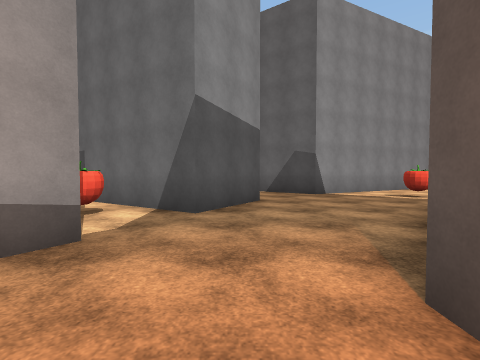
[1] (above)

24 first-person views from a walk through a 3-D level made in the Unity game engine. The camera is 1.4 m above the floor, tilts 2° down and sees 85° across. The floor is counted in squares, 2 m on a side. Each view is taken from the middle of a square. On the plan, view 1 faces up. The plan holds only what a view shows up to about 9 squares ahead; the rest is blank. The place goes on beyond the plan. Some animated figures are not drawn. Surface patterns are stand-ins for the level's own textures.

[2]
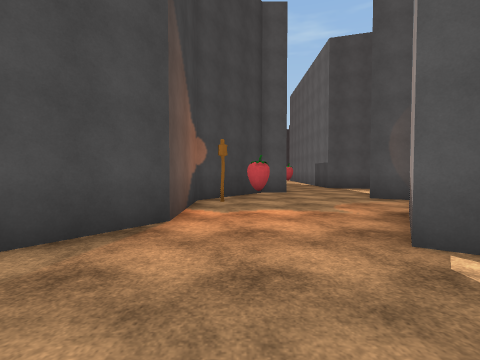

[3]
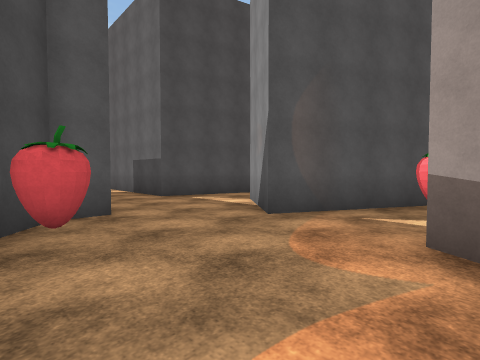

[4]
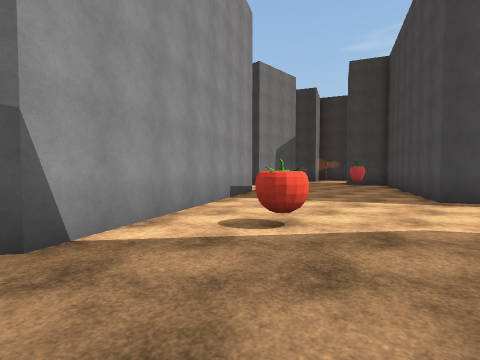

[5]
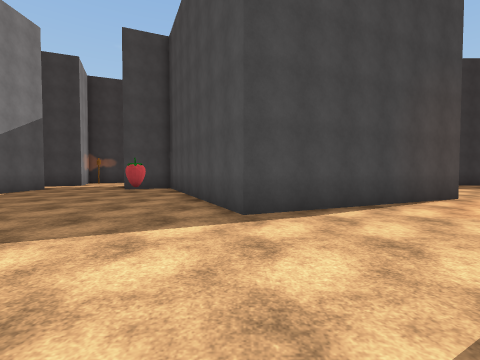

[6]
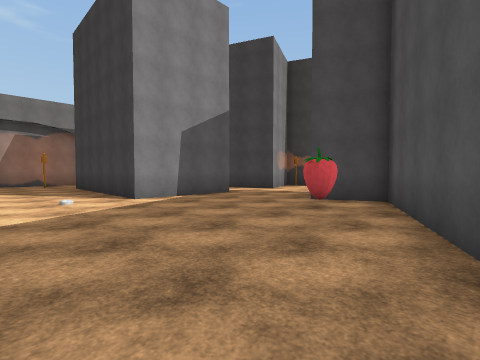

[7]
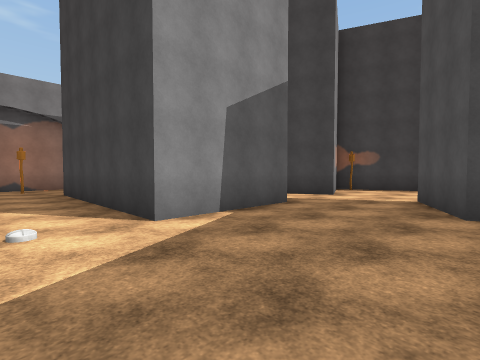

[8]
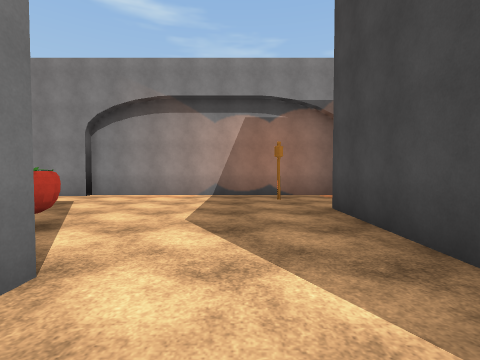

[9]
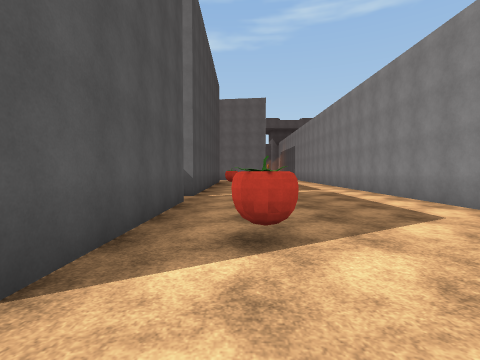

[10]
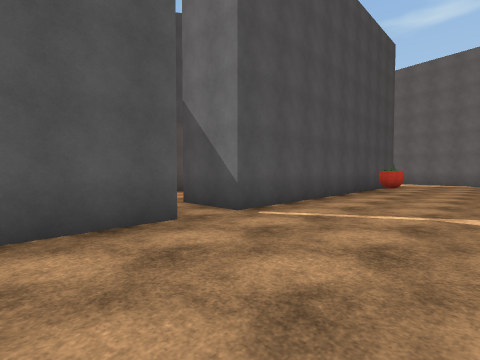

[11]
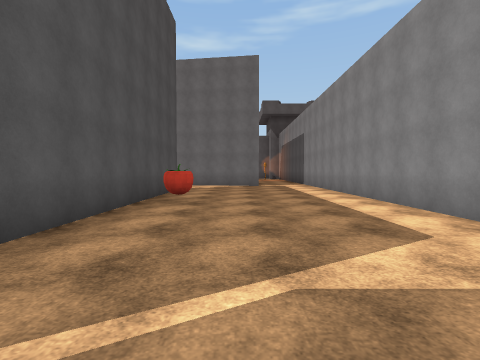

[12]
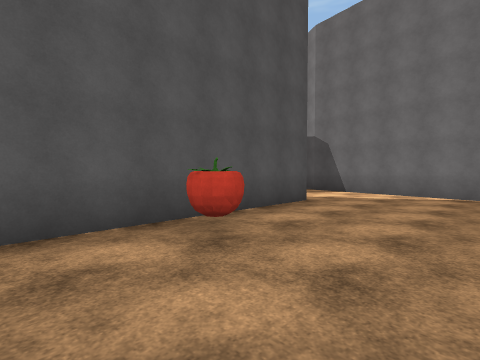

[13]
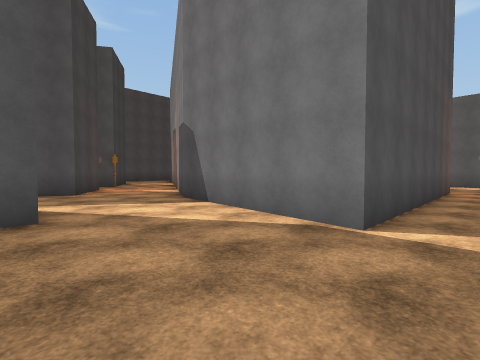

[14]
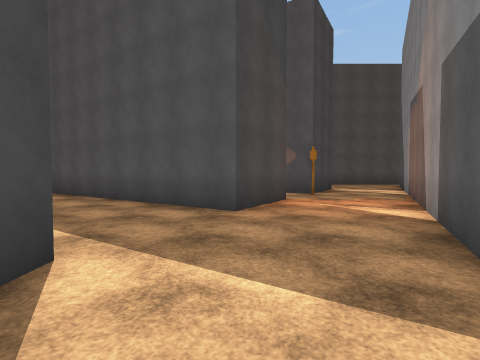

[15]
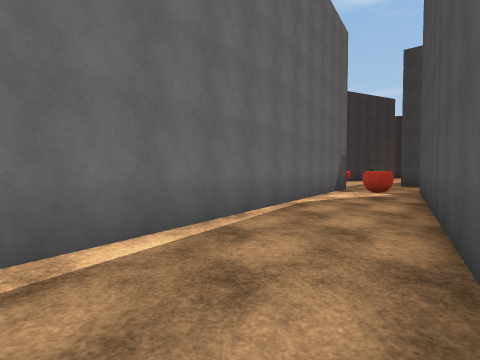

[16]
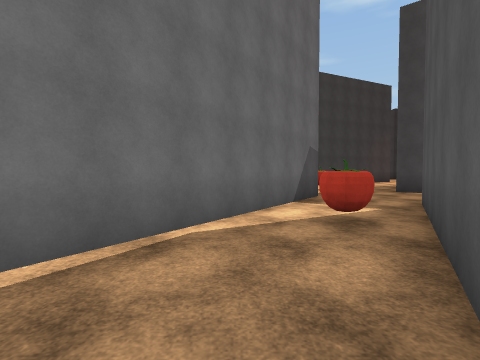

[17]
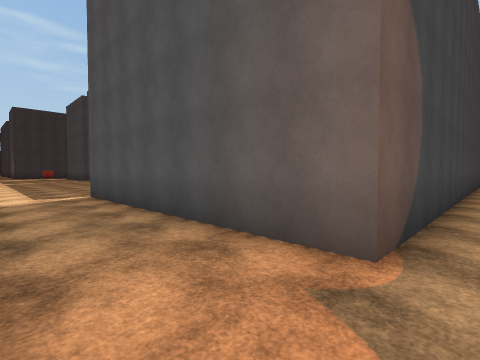

[18]
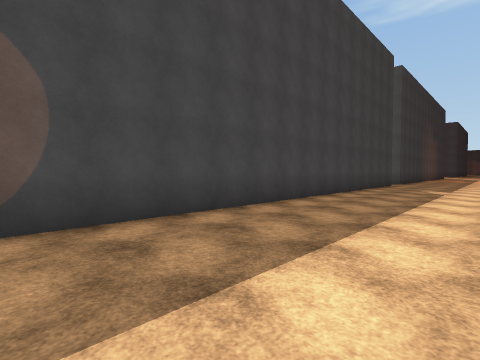

[19]
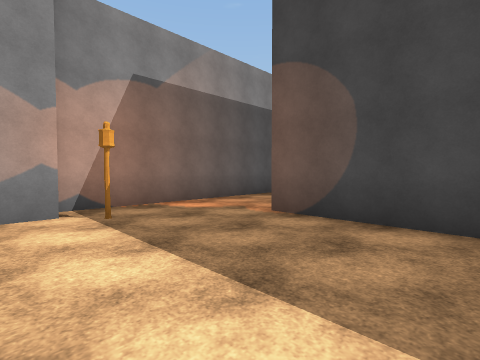

[20]
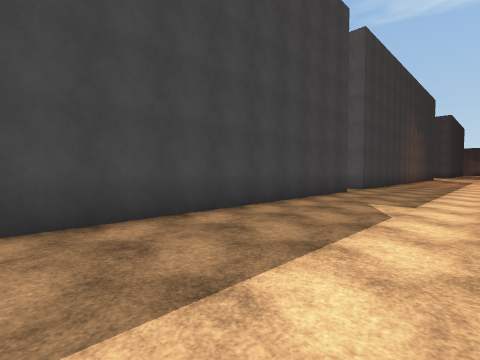

[21]
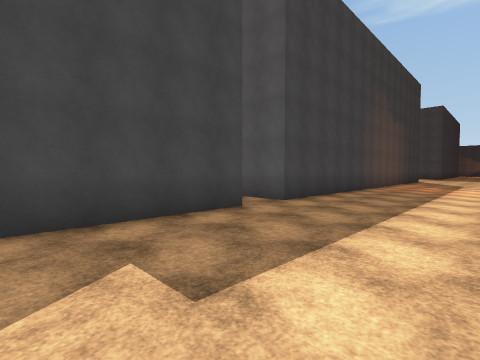

[22]
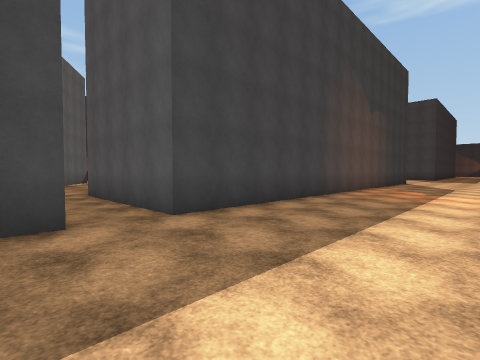

[23]
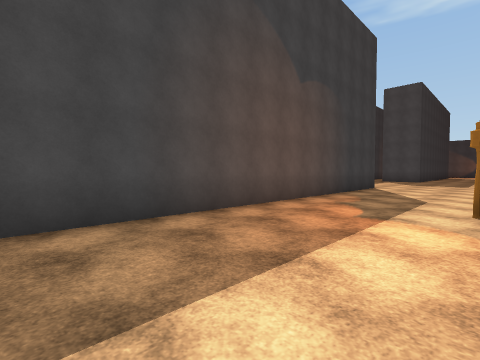

[24]
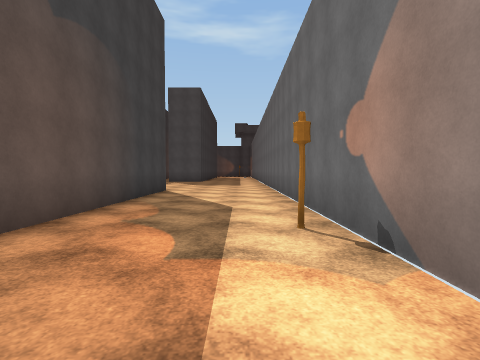

### Floor plan
Points are (right, up) in squares from view 1. A wall is a line through its corners. A room is listed if a view was taken in it or the views show most of it. See-through windows are left out.
Room 1 (views 1, 3)
walls: (-1.5, -3.4) (-0.9, -3.4); (-0.5, -3.1) (1, -1.2) (1, 1.4) (2.1, 2.8); (-3.3, -1.7) (-4.8, -3.5); (-6.3, -4.8) (-3.6, -5.6) (-3.6, -8.2); (-1.6, 2.6) (-3, 0.4)
ways out: opening at (0.5, 4.2) to room 2; opening at (-5, -4); opening at (-3.5, -0.5)
objects: other object (-1, -2)
Room 2 (views 2, 4, 5, 6, 7, 8, 9, 10, 11, 12, 13, 14, 15, 16, 17, 18, 19, 20, 21, 22, 23, 24)
walls: (-6.5, 13.9) (-6.5, 14.5); (-6.6, 15.7) (2.8, 15.7) (2.8, 13.9); (-9.2, 9.5) (-7.9, 11.5) (0.5, 6.2) (-0.7, 4.3) (-3.8, 6.2); (-2.1, 2.9) (-1.6, 2.6); (3.9, 15.7) (8.6, 15.7); (-10.8, 6.9) (-10.1, 8); (3.2, 4.2) (3.7, 4.9); (-0.5, 21.3) (-6.1, 21.3); (8.7, 11.1) (2.3, 7.8) (-6.3, 13.8); (5.8, 21.3) (1, 21.3); (-13.2, 21.3) (-19.1, 21.3); (-16.3, 4.3) (-16.3, 18.9) (-9.2, 18.9) (-9.8, 14.1) (-13.2, 7.9); (10.9, 1.9) (9.1, 5.9) (15.5, 8.8) (14.8, 10.3) (17.1, 11.4); (15, 13.4) (11.7, 13.4) (11.7, 18.9); (-19.1, 20.6) (-19.9, 20.6); (12.7, 21.6) (5.6, 21.6); (17.3, 13.5) (16.8, 14.8); (-20.3, -3.4) (-20.3, -11); (-16.3, -11) (-16.3, 2.8) (-14.6, 2.8)
ways out: opening at (0.5, 4.2) to room 1; opening at (-15.5, 3.5); opening at (-12, 8); opening at (-10, 9); opening at (-3, 5); opening at (3, 14.5); opening at (9.5, 1.5); opening at (17, 12.5)
objects: other object (-3, 4) to (-2, 4); other object (-3, 17); other object (-2, 9); other object (5, 7); other object (7, 17); other object (10, 13); other object (13, 9)

Where each view was taken, in squares from view 1:
view 1: 0 up, 0 right, facing up
view 2: 5 up, 0 right, facing down
view 3: 1 up, 0 right, facing down-left
view 4: 5 up, 2 right, facing up-right
view 5: 6 up, 5 right, facing right
view 6: 7 up, 9 right, facing up-right
view 7: 10 up, 10 right, facing up-right
view 8: 14 up, 10 right, facing up
view 9: 17 up, 10 right, facing left
view 10: 19 up, 6 right, facing down-left
view 11: 18 up, 3 right, facing left
view 12: 19 up, 1 left, facing down-left
view 13: 20 up, 6 left, facing down-left
view 14: 16 up, 8 left, facing down
view 15: 12 up, 8 left, facing right
view 16: 10 up, 5 left, facing right
view 17: 21 up, 17 left, facing down-right
view 18: 18 up, 20 left, facing down-right
view 19: 16 up, 20 left, facing up-right
view 20: 13 up, 20 left, facing down-right
view 21: 8 up, 20 left, facing down-right
view 22: 5 up, 20 left, facing down-right
view 23: 0 up, 20 left, facing down-right
view 24: 2 down, 19 left, facing down
